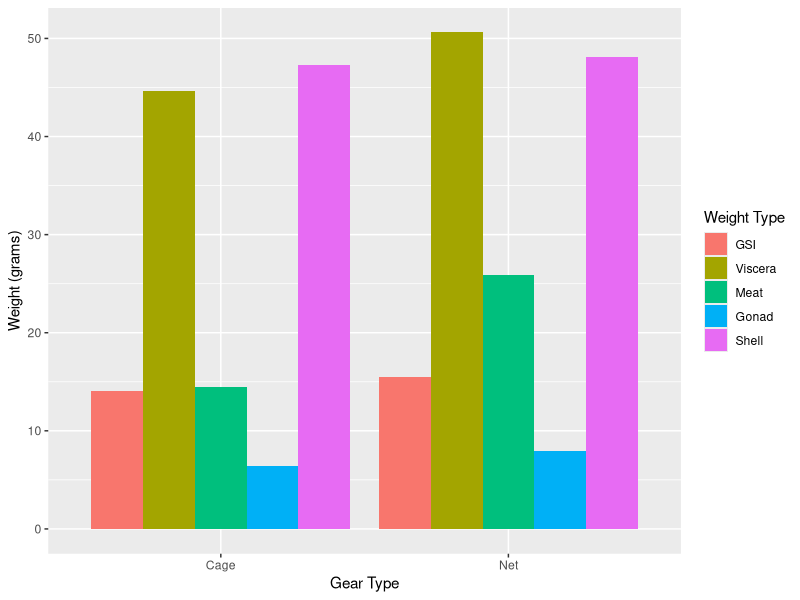
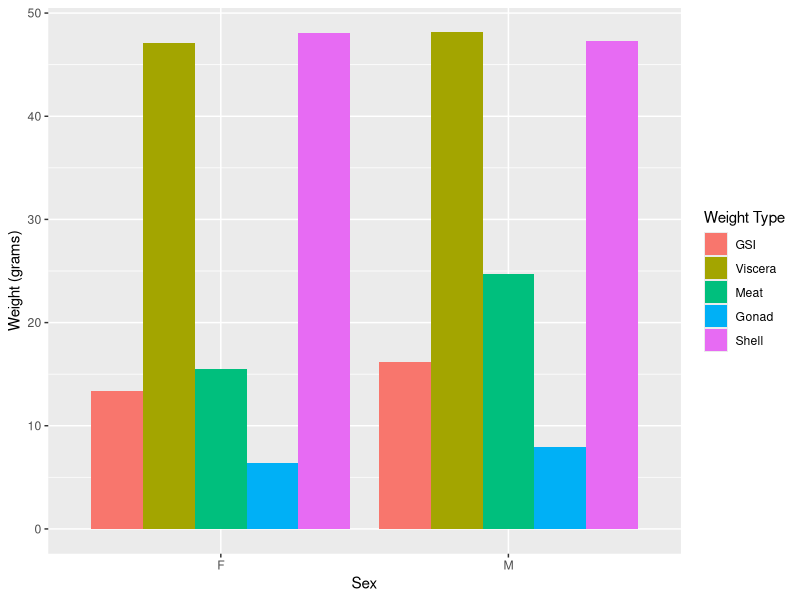
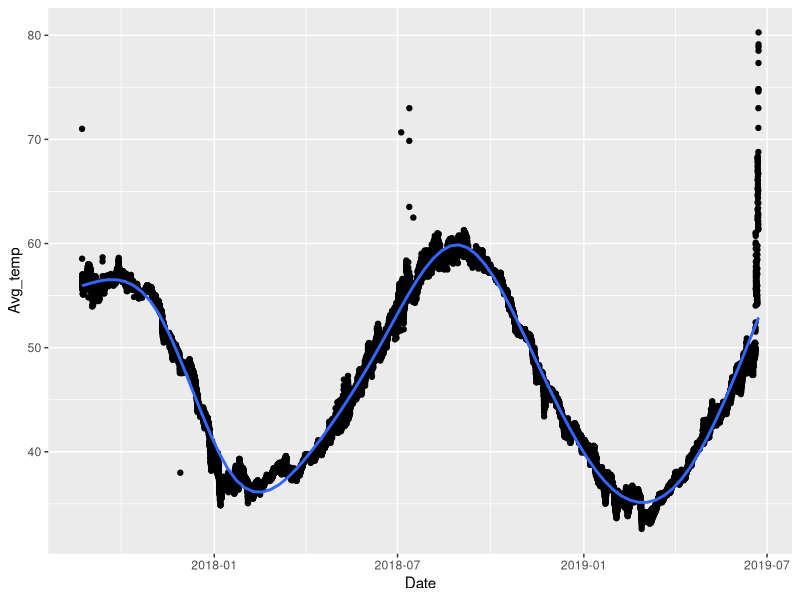

Generate these figures, in order, with R: (Note: this script raises an error after producing the figures.)
## ---- chunk 1
library(tidyverse)
library(reshape2)
library(ggplot2)
## ---- chunk 2
GSI_Data_Sheet_cleaned <- read_csv("GSI_Data_Sheet_cleaned.csv")
## ---- chunk 3
gear_GSI <- GSI_Data_Sheet_cleaned %>% group_by(Gear.Type) %>% summarise(GSI = mean(GSI), Viscera = mean(Total.Viscera.Weight.), Meat = mean(Meat.Weight.), Gonad = mean(Gonad.Weight.), Shell = mean(Shell.Weight., na.rm = TRUE))
## ---- chunk 4
gear_GSI_long <- melt(gear_GSI, id = "Gear.Type")
## ---- chunk 5
gear_plot <- ggplot(gear_GSI_long, aes(Gear.Type, value)) + geom_bar(aes(fill = variable), position = "dodge", stat = "identity")
## ---- chunk 6
gear_plot + labs(x= "Gear Type", y = "Weight (grams)", fill = "Weight Type")
## ---- chunk 7
sex_GSI <- GSI_Data_Sheet_cleaned %>% group_by(Sex) %>% summarise(GSI = mean(GSI), Viscera = mean(Total.Viscera.Weight.), Meat = mean(Meat.Weight.), Gonad = mean(Gonad.Weight.), Shell = mean(Shell.Weight., na.rm = TRUE))
## ---- chunk 8
sex_GSI_long <- melt(sex_GSI, id = "Sex")
## ---- chunk 9
sex_plot <- ggplot(sex_GSI_long, aes(Sex, value)) + geom_bar(aes(fill = variable), position = "dodge", stat = "identity")
## ---- chunk 10
sex_plot + labs(y = "Weight (grams)", fill = "Weight Type")
## ---- chunk 11
cagetemp <- read_csv("Copy_of_Cage_5_2017_2019_cleaned.csv", col_types = cols(Date.Time = col_datetime(format = "%Y-%m-%d %H:%M:%S")))
## ---- chunk 12
tempavg <- setNames(aggregate(cagetemp$`Temp...#20178444`, by=list(cagetemp$Date.Time), mean), c("Date", "Avg_temp"))
## ---- chunk 13
ggplot(data = tempavg,mapping=aes(x=Date,y=Avg_temp)) + geom_point() + geom_smooth()
## ---- chunk 14
Net5TopVsBottom_long <- melt(Net5TopVsBottom, id = "Date")
## ---- chunk 15
ggplot(data = Net5TopVsBottom_long, mapping = aes(x= Date, y= value, color = variable))+
geom_line()+
geom_text(data = Net5TopVsBottom_long %>% group_by(variable) %>% filter(value== max(value)), aes(label= variable, x= Date,y= value,size = 3, hjust = 0))+
labs(x= "Date",y="Temperature")+
ggtitle("Net5 top temp vs bottom temp")
## ---- chunk 16
Net5TopVsBottomInt_long <- melt(Net5TopVsBottomInt, id = "Date")
## ---- chunk 17
ggplot(data = Net5TopVsBottomInt_long, mapping = aes(x= Date, y= value, color = variable))+
geom_line()+
geom_text(data = Net5TopVsBottomInt_long %>% group_by(variable) %>% filter(value== max(value)), aes(label= variable, x= Date,y= value,size = 3, hjust = 0))+
labs(x= "Date",y="Intensity")+
ggtitle("Net5 top temp vs bottom Intensity")
